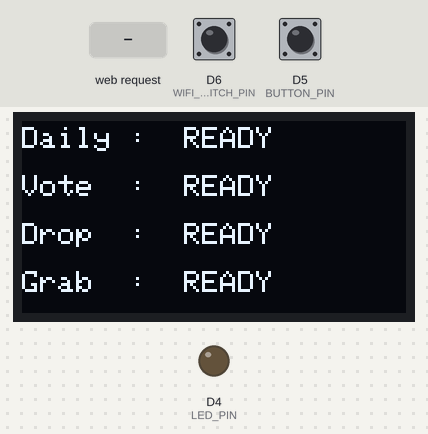
A sketch run on a simulated ESP8266 (NodeMCU). On the bench: 128×64 one-colour display, output pins drawn as LEDs (lit = HIGH). Dashed ring = blinking. The inputs (shaded band) are chosen by the test bench; at power-on: D5 (BUTTON_PIN) HIGH, D6 (WIFI_SWITCH_PIN) HIGH. WiFi joins after 1.5 s; servers stay silent unless stated; what the sketch prints to the serial monitor is not drawn.

Above: at 4.5 s.
4.6 s: HTTP request GET /grab_cooldown received
At 5.12 s:
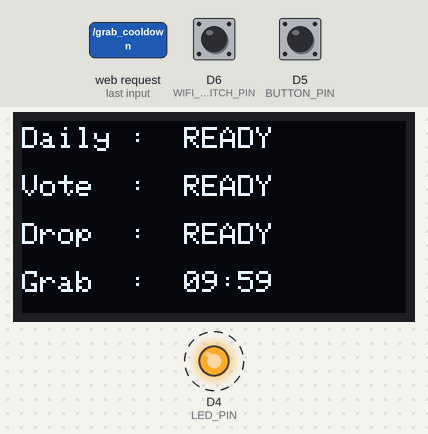
7.2 s: D5 (BUTTON_PIN) pulled LOW for 0.15 s
At 8.2 s:
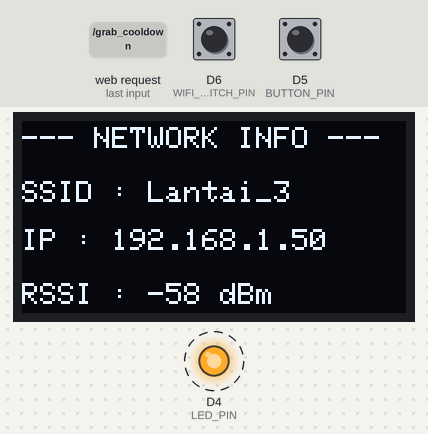
9.8 s: D5 (BUTTON_PIN) pulled LOW for 1 s
At 9.95 s:
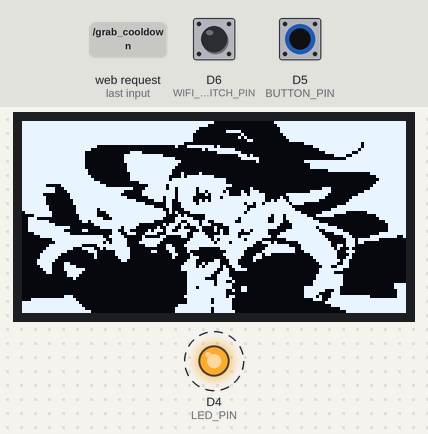
11.4 s: HTTP request GET /sync_krm?daily=1&vote=1&drop=1 received
13.4 s: D5 (BUTTON_PIN) pulled LOW for 0.15 s
At 14.3 s:
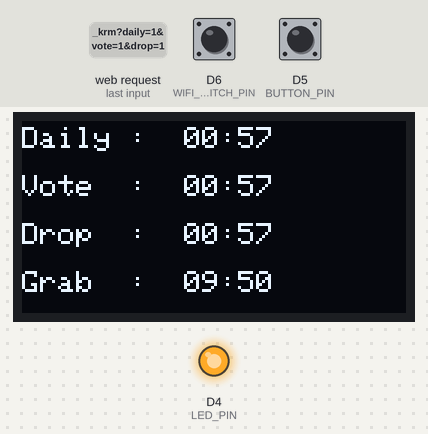
16.2 s: HTTP request GET /daily_cooldown received
At 17.2 s:
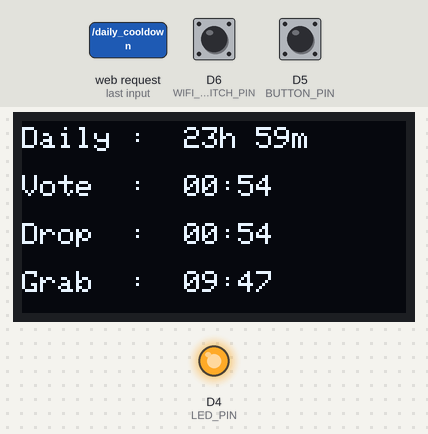
Timing chart, 0 to 19.2 s (numbered marks = the images above; inputs shaded):
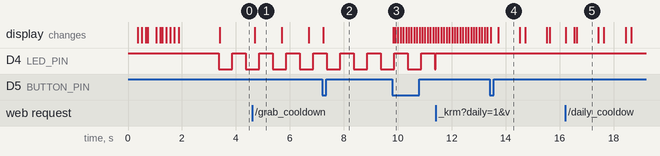

The sketch:

Main.ino
```cpp
#include <ESP8266WiFi.h>
#include <ESP8266WebServer.h>
#include <Wire.h>
#include <Adafruit_GFX.h>
#include <Adafruit_SSD1306.h>
#include "VideoFrame.h"
#include "Start.h"

#define SCREEN_WIDTH 128
#define SCREEN_HEIGHT 64
#define OLED_RESET     -1
Adafruit_SSD1306 display(SCREEN_WIDTH, SCREEN_HEIGHT, &Wire, OLED_RESET);

// ====================================================================
// CONFIG PROFILE WIFI
// ====================================================================
const char* ssid_rumah     = "Lantai_3";
const char* password_rumah = "1253920464828";

const char* ssid_portable  = "DokutahSan";     // <--- Ganti nama Wi-Fi Portable / Hotspot HP
const char* password_portable = "rf23042005"; // <--- Ganti password Wi-Fi Portable / Hotspot HP
// ====================================================================

ESP8266WebServer server(80);

const int LED_PIN = LED_BUILTIN;

// SEPARASI PIN FISIK
const int BUTTON_PIN = D5;      // D5 murni untuk tukar-tukar tampilan (3 Halaman)
const int WIFI_SWITCH_PIN = D6; // D6 murni untuk switch pemilihan Wi-Fi saat booting

int displayMode = 0;   // 0 = Tracker, 1 = Info WiFi & IP, 2 = Animasi Video
int currentFrame = 0;

// Menyimpan nama wifi yang sedang aktif untuk ditampilkan di layar menu 1
String currentActiveSSID = "";

long dailyCooldownEnd = 0;
long voteCooldownEnd = 0;
long dropCooldownEnd = 0;
long grabCooldownEnd = 0;

unsigned long lastBlinkMillis = 0;
const long blinkInterval = 500;
bool ledState = HIGH;

void handleRoot() {
  server.send(200, "text/plain", "ESP8266 Karuta Tracker Ready");
}

// ====================================================================
// FUNGSI KOMUNIKASI DATA DISCORD
// ====================================================================
void handleSyncKrm() {
  long currentMillis = millis();
  if (server.hasArg("daily")) {
    long minLeft = server.arg("daily").toInt();
    dailyCooldownEnd = (minLeft == 0) ? 0 : currentMillis + (minLeft * 60000);
  }
  if (server.hasArg("vote")) {
    long minLeft = server.arg("vote").toInt();
    voteCooldownEnd = (minLeft == 0) ? 0 : currentMillis + (minLeft * 60000);
  }
  if (server.hasArg("drop")) {
    long minLeft = server.arg("drop").toInt();
    dropCooldownEnd = (minLeft == 0) ? 0 : currentMillis + (minLeft * 60000);
  }
  if (server.hasArg("grab")) {
    long minLeft = server.arg("grab").toInt();
    grabCooldownEnd = (minLeft == 0) ? 0 : currentMillis + (minLeft * 60000);
  }
  server.send(200, "text/plain", "Sync Success");
}

void handleDailyCooldown() { dailyCooldownEnd = millis() + 86400000; server.send(200, "text/plain", "Daily Started"); }
void handleVoteCooldown()  { voteCooldownEnd = millis() + 43200000;  server.send(200, "text/plain", "Vote Started"); }
void handleDropCooldown()  { dropCooldownEnd = millis() + 1800000;   server.send(200, "text/plain", "Drop Started"); }
void handleGrabCooldown()  { grabCooldownEnd = millis() + 600000;    server.send(200, "text/plain", "Grab Started"); }

void formatAndPrintTime(long cooldownEnd, long currentMillis, int x, int y) {
  display.setTextSize(1);
  display.setCursor(x, y);
  if (cooldownEnd > currentMillis) {
    long remainingSec = (cooldownEnd - currentMillis) / 1000;
    long hours = remainingSec / 3600;

    if (hours >= 1) {
      long minutes = (remainingSec % 3600) / 60;
      if(hours < 10) display.print("0");
      display.print(hours);
      display.print("h ");
      if(minutes < 10) display.print("0");
      display.print(minutes);
      display.print("m");
    } else {
      long minutes = remainingSec / 60;
      long seconds = remainingSec % 60;
      if(minutes < 10) display.print("0");
      display.print(minutes);
      display.print(":");
      if(seconds < 10) display.print("0");
      display.print(seconds);
    }
  } else {
    display.print("READY");
  }
}

void checkLedStatus(long currentMillis) {
  bool dailyReady = (dailyCooldownEnd <= currentMillis);
  bool voteReady  = (voteCooldownEnd <= currentMillis);
  bool dropReady  = (dropCooldownEnd <= currentMillis);
  bool grabReady  = (grabCooldownEnd <= currentMillis);

  if (dropReady && !grabReady && !dailyReady && !voteReady) {
    ledState = HIGH;
    digitalWrite(LED_PIN, ledState);
  }
  else if (dailyReady || voteReady || dropReady || grabReady) {
    if (currentMillis - lastBlinkMillis >= blinkInterval) {
      lastBlinkMillis = currentMillis;
      ledState = !ledState;
      digitalWrite(LED_PIN, ledState);
    }
  }
  else {
    ledState = HIGH;
    digitalWrite(LED_PIN, ledState);
  }
}

void drawAnimation() {
  display.drawBitmap(0, 0, video_frames[currentFrame], SCREEN_WIDTH, SCREEN_HEIGHT, SSD1306_WHITE);
  currentFrame++;
  if (currentFrame >= TOTAL_FRAMES) {
    currentFrame = 0;
  }
}

// HALAMAN BARU: MENAMPILKAN STATUS JARINGAN AKTIF
void displayNetworkInfo() {
  display.setTextColor(SSD1306_WHITE);
  display.setTextSize(1);

  display.setCursor(0, 2);
  display.println("--- NETWORK INFO ---");

  display.setCursor(0, 20);
  display.print("SSID :");
  display.setCursor(42, 20);
  display.println(currentActiveSSID);

  display.setCursor(0, 36);
  display.print("IP :");
  display.setCursor(30, 36);
  display.println(WiFi.localIP());

  display.setCursor(0, 54);
  display.print("RSSI :");
  display.setCursor(42, 54);
  display.print(WiFi.RSSI());
  display.println(" dBm");
}

void updateDisplay() {
  long currentMillis = millis();
  display.clearDisplay();

  if (displayMode == 0) {
    // HALAMAN 0: TRACKER COOLDOWN
    display.setTextColor(SSD1306_WHITE);
    display.setCursor(0, 2);  display.print("Daily : ");  formatAndPrintTime(dailyCooldownEnd, currentMillis, 54, 2);
    display.setCursor(0, 18); display.print("Vote  : ");  formatAndPrintTime(voteCooldownEnd, currentMillis, 54, 18);
    display.setCursor(0, 34); display.print("Drop  : ");  formatAndPrintTime(dropCooldownEnd, currentMillis, 54, 34);
    display.setCursor(0, 50); display.print("Grab  : ");  formatAndPrintTime(grabCooldownEnd, currentMillis, 54, 50);
  }
  else if (displayMode == 1) {
    // HALAMAN 1: INFO WIFI & IP
    displayNetworkInfo();
  }
  else {
    // HALAMAN 2: ANIMASI VIDEO
    drawAnimation();
  }
  display.display();
}

void readButton() {
  int reading = digitalRead(BUTTON_PIN);
  static bool buttonLock = false;

  if (reading == LOW) {
    if (!buttonLock) {
      // Mengubah mode halaman (0 -> 1 -> 2 -> kembali ke 0)
      displayMode++;
      if (displayMode > 2) {
        displayMode = 0;
      }
      updateDisplay();
      buttonLock = true;
    }
  } else {
    buttonLock = false;
  }
}

void playStartAnimation() {
  // Gunakan TOTAL_START_FRAMES yang nilainya 50 dari Start.h
  for (int i = 0; i < TOTAL_START_FRAMES; i++) {
    display.clearDisplay();

    // Gunakan nama array start_frames dari Start.h
    display.drawBitmap(0, 0, start_frames[i], SCREEN_WIDTH, SCREEN_HEIGHT, SSD1306_WHITE);
    display.display();

    delay(40); // Kamu bisa pakai angka manual (misal 40ms) atau ganti jadi START_FRAME_DELAY
  }
  delay(300);
}

void setup() {
  pinMode(LED_PIN, OUTPUT);
  digitalWrite(LED_PIN, HIGH);
  pinMode(BUTTON_PIN, INPUT_PULLUP);
  pinMode(WIFI_SWITCH_PIN, INPUT_PULLUP);

  Serial.begin(115200);
  if(!display.begin(SSD1306_SWITCHCAPVCC, 0x3C)) { for(;;); }

  display.clearDisplay();
  display.setTextSize(1);
  display.setTextColor(SSD1306_WHITE);

  // ------------------------------------------------------------------
  // EKSEKUSI CEK SWITCH WIFI (D6) SEBELUM CONNECTING
  // ------------------------------------------------------------------
  delay(300);
  int wifiSelection = digitalRead(WIFI_SWITCH_PIN);
  const char* selectedSSID;
  const char* selectedPASS;

  if (wifiSelection == LOW) {
    selectedSSID = ssid_portable;
    selectedPASS = password_portable;
    currentActiveSSID = String(ssid_portable);
  } else {
    selectedSSID = ssid_rumah;
    selectedPASS = password_rumah;
    currentActiveSSID = String(ssid_rumah);
  }

  // Mulai koneksi WiFi di latar belakang
  WiFi.begin(selectedSSID, selectedPASS);

  // ------------------------------------------------------------------
  // ANIMASI START-UP SEBAGAI LOADING SCREEN WIFI
  // ------------------------------------------------------------------
  int frameIdx = 0;

  // Selama WiFi BELUM terkoneksi, putar terus animasi Start.h
  while (WiFi.status() != WL_CONNECTED) {
    display.clearDisplay();

    // Pastikan nama array 'video_frames' di bawah ini cocok dengan Start.h kamu yang sudah diperbaiki
    display.drawBitmap(0, 0, start_frames[frameIdx], SCREEN_WIDTH, SCREEN_HEIGHT, SSD1306_WHITE);

    // Teks info kecil di pojok kiri atas biar tahu kalau device sedang bekerja
    display.setCursor(0, 0);
    display.print("Connecting...");

    display.display();

    frameIdx++;
    if (frameIdx >= TOTAL_START_FRAMES) {
      frameIdx = 0; // Balik lagi ke frame pertama kalau belum terkoneksi juga
    }

    delay(50); // Kecepatan putar animasi (~20 FPS)
    Serial.print(".");
  }

  // ------------------------------------------------------------------
  // JIKA WIFI SUDAH CONNECTED, MUNCULKAN NOTIFIKASI SUKSES
  // ------------------------------------------------------------------
  display.clearDisplay();
  display.setCursor(0, 15); display.println("WiFi Connected!");
  display.setCursor(0, 35); display.print("IP: "); display.println(WiFi.localIP());
  display.display();
  delay(1500);

  Serial.println("\nWiFi Connected!");
  Serial.print("IP Address: ");
  Serial.println(WiFi.localIP());

  // Registrasi HTTP Server Route
  server.on("/", handleRoot);
  server.on("/sync_krm", handleSyncKrm);
  server.on("/daily_cooldown", handleDailyCooldown);
  server.on("/vote_cooldown", handleVoteCooldown);
  server.on("/drop_cooldown", handleDropCooldown);
  server.on("/grab_cooldown", handleGrabCooldown);

  server.begin();
}

void loop() {
  server.handleClient();
  unsigned long currentMillis = millis();

  readButton(); // Memantau D5 untuk tukar-tukar 3 halaman tampilan
  checkLedStatus(currentMillis);

  static unsigned long lastUpdate = 0;
  if (currentMillis - lastUpdate >= 100) {
    lastUpdate = currentMillis;
    updateDisplay();
  }
}
```

Source omitted: Start.h (data table, 307970 bytes), VideoFrame.h (data table, 240251 bytes)

Measured:
- after the input at 4.6 s, the display: changes after 0.10 s (image 1)
- after the input at 7.2 s, the display: changes at once (image 2)
- after the input at 9.8 s, the display: first changes at once (image 3 shows a later state)
- after the input at 13.4 s, the display: first changes at once (image 4 shows a later state)
- after the input at 16.2 s, the display: first changes at once (image 5 shows a later state)
- by itself, D4 (LED_PIN): alternates HIGH for 0.50 s and LOW for 0.50 s
- what the display in image 4 shows lasts 0.8 s, from 13.7 s to 14.5 s
